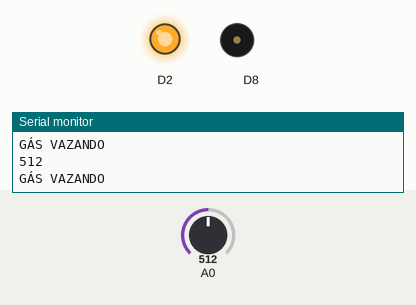
Simulated run of this sketch. Board: ESP8266 (NodeMCU). Shown: output pins drawn as LEDs (lit = HIGH), buzzer (waves = sounding), the last lines printed to the serial monitor. The test bench sets the inputs (shaded band); at power-on: A0 = 512. WiFi joins after 1.5 s; servers stay silent unless stated; no MQTT or app messages arrive unless stated.

Above: at 3.3 s.
3.4 s: A0 set to 166
6.9 s: A0 set to 141
At 8.3 s:
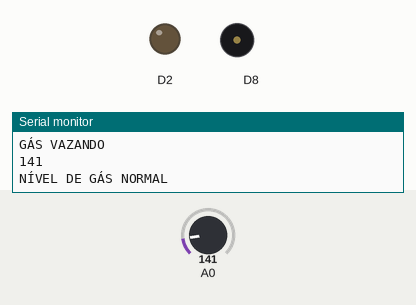
10.0 s: A0 set to 160
At 10.82 s:
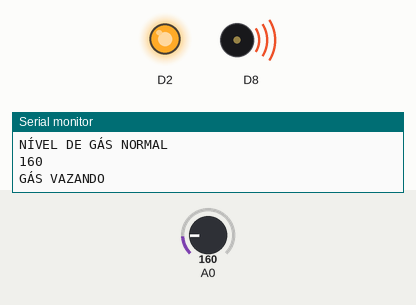
14.2 s: A0 set to 140
At 15.2 s:
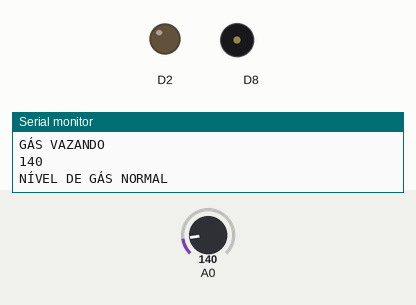
Timing chart, 0 to 17.0 s (numbered marks = the images above; inputs shaded):
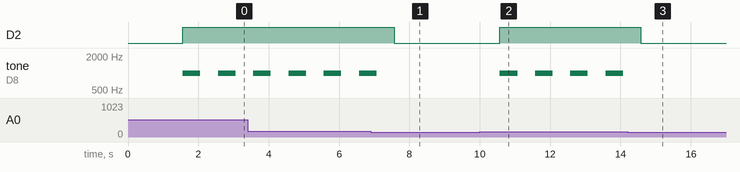

Measured:
- the behaviour switches between 150 and 149 on A0 (found by bisection; images 0 and 1)
- after the input at 6.9 s, D2: HIGH → LOW after 0.67 s; tone on D8: goes on until 7.1 s, then stays silent
- after the input at 10.0 s, D2: LOW → HIGH after 0.57 s; tone on D8: alternates 1000 Hz for 0.50 s and silent for 0.50 s, starting after 0.57 s
- after the input at 14.2 s, D2: HIGH → LOW after 0.38 s; tone on D8: stops changing and stays silent
- by itself, tone on D8: alternates 1000 Hz for 0.50 s and silent for 0.50 s

The sketch:

SensorGasInteligente.ino
```cpp
//importação das bibliotecas para comunicação via MQTT
#include <ESP8266WiFi.h>
#include <PubSubClient.h>
//definição dos tópicos de publish e do id MQTT
#define TOPICO_PUBLISH_GAS "leitura_gas"
#define ID_MQTT "sensorgas_mqtt"
#define TOPICO_ALERT_GAS "alert_gas"
//declaração das variáveis que irão armazenar o usuário e a senha WiFi da rede
const char* ssid = "Caetano 2G";
const char* password = "***************";
//declaração da variável que irá armazenar o MQTT Broker Service utilizado
const char* mqtt_server = "test.mosquitto.org";

WiFiClient espClient;
PubSubClient client(espClient);

//função para tentar se reconectar ao Broker caso a tentativa falhe
void reconectMQTT(void) {
  if (!client.connected()){
    while (!client.connected()) {
      Serial.print("* Tentando se conectar ao Broker MQTT: ");
      Serial.println(mqtt_server);
      if (client.connect(ID_MQTT)) {
        Serial.println("Conectado ao MQTT");
      } else {
        Serial1.println("Falha ao tentar se reconectar com o broker");
        Serial.println("Havera nova tentativa de conexao em 2s");
        //nova tentativa de reconexão em 2 segundos
        delay(2000);
      }
    }
  }
}

//função para tentar se reconectar ao WiFi caso a tentativa falhe
void reconnectWiFi(void) {

  if (WiFi.status() == WL_CONNECTED)
    return;

  WiFi.begin(ssid, password);

  while (WiFi.status() != WL_CONNECTED) {
    delay(100);
    Serial.print(".");
  }

  Serial.println();
  Serial.print("Conectado com sucesso na rede ");
  Serial.print(ssid);
  Serial.println("IP obtido: ");
  Serial.println(WiFi.localIP());
}

//função que irá verificar a situação atual das conexões WiFi e MQTT
//irá chamar as duas funções no caso de ser a primeira tentativa, obtendo assim, a primeira conexão
void verifyConnection(void) {
  reconnectWiFi();
  reconectMQTT();
}

//função callback para obtenção e processamento de um tópico e seu payload
void callback(char* topic, byte* payload, unsigned int length) {
  Serial.print("Topic arrived[");
  Serial.print(topic);
  Serial.print("]");
  for (int i=0; i < length; i++) {
    Serial.print((char)payload[i]);
  }
  Serial.println();
}


void setup() {
  //definição do serial, server MQTT utilizado e a porta de comunicação
  Serial.begin(115200);
  client.setServer(mqtt_server, 1883);
  client.setCallback(callback);
  //definição dos pinos do circuito que irão receber ou enviar informações
  pinMode(A0, INPUT);
  pinMode(D2, OUTPUT);
  pinMode(D8, OUTPUT);
}

void loop(){
  //declaração das variáveis de resposta padrão que serão utilizadas como payloads em chamadas de funções publish
  char ppm_str[10] = {0};
  char alert_str[20] = {"GÁS VAZANDO"};
  char empty[30] = {"NÍVEL DE GÁS NORMAL"};
  //chamada da função verifyConnection() para se conectar ao WiFi e ao MQTT Broker
  verifyConnection();
  //obtenção e leitura dos dados do sensor de gás MQ-2
  int sensor = analogRead(A0);
  sprintf(ppm_str,"%i", sensor);
  Serial.println(sensor);
  //publish da leitura do gás através do protocolo MQTT
  client.publish(TOPICO_PUBLISH_GAS, ppm_str);

  if(sensor >= 150){
    //alteração do estado do LED alertando o usuário sobre o vazamento de gás
    digitalWrite(D2, HIGH);
    //publish no tópico alertando o usuário sobre o vazamento de gás
    client.publish(TOPICO_ALERT_GAS, alert_str);
    Serial.println(alert_str);
    //acionamento do estado do LED alertando o usuário do vazamento de gás
    tone(D8, 1000, 500);
  }
  else{
    //alteração do estado do LED alertando o usuário sobre a normalização do nível de gás no ambiente
    digitalWrite(D2, LOW);
    //publish no tópico de alerta informando o usuário sobre a normalização do nível de gás no ambiente
    client.publish(TOPICO_ALERT_GAS, empty);
    Serial.println(empty);
  }
  //delay de 1 segundo para retomada do processo de leitura e publish dos dados nos tópicos
  delay(1000);
}
```
